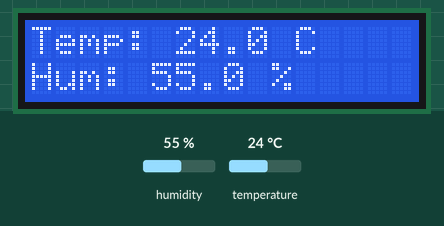
This sketch was run on a simulated ESP32. Shown: 16×2 character LCD. The inputs (shaded band) are chosen by the test bench; at power-on: humidity 55 %, temperature 24 °C. WiFi joins after 1.5 s; servers stay silent unless stated; no MQTT or app messages arrive unless stated; what the sketch prints to the serial monitor is not drawn.

Above: at 2.7 s.
2.8 s: humidity set to 22 %
At 17.0 s:
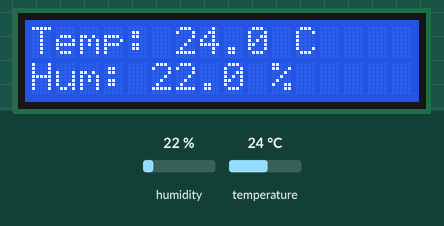
Timing chart, 0 to 18.5 s (numbered marks = the images above; inputs shaded):
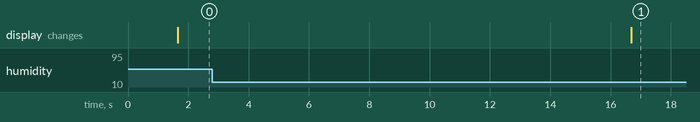

Measured:
- after the input at 2.8 s, the display: changes after 13.9 s (image 1)

The sketch:

Adafruit_IO_MQTT.ino
```cpp
#include <WiFi.h>
#include <PubSubClient.h>
#include "config.h"
#include <DHT.h>
#include <Wire.h>
#include <LiquidCrystal_I2C.h>

#define DHTPIN D1
#define DHTTYPE DHT22
DHT dht(DHTPIN, DHTTYPE);

LiquidCrystal_I2C lcd(0x27, 16, 2);

WiFiClient espClient;
PubSubClient client(espClient);

void setupWiFi() {
  Serial.print("Connecting to WiFi");
  WiFi.begin(WIFI_SSID, WIFI_PASSWORD);
  while (WiFi.status() != WL_CONNECTED) {
    delay(500);
    Serial.print(".");
  }
  Serial.println(" connected");
}

void reconnectMQTT() {

  while (!client.connected()) {
    Serial.print("Connecting to Adafruit IO...");
    if (client.connect(AIO_USERNAME, AIO_USERNAME, AIO_KEY)) {
      Serial.println(" connected");
    } else {
      Serial.print(" failed, rc=");
      Serial.print(client.state());
      Serial.println(" retrying in 5 seconds");
      delay(5000);
    }
  }
}

void setup() {

  Serial.begin(115200);
  dht.begin();
  lcd.init();
  lcd.backlight();
  setupWiFi();
  client.setServer(AIO_SERVER, AIO_SERVERPORT);
}

void loop() {

  if (!client.connected()) {
    reconnectMQTT();
  }
  client.loop();

  float humidity = dht.readHumidity();
  float temperature = dht.readTemperature();

  if (isnan(humidity) || isnan(temperature)) {
    Serial.println("Failed to read from DHT sensor!");
    lcd.clear();
    lcd.setCursor(0, 0);
    lcd.print("Sensor Error");
    delay(2000);
    return;
  }

  lcd.clear();
  lcd.setCursor(0, 0);
  lcd.print("Temp: ");
  lcd.print(temperature, 1);
  lcd.print(" C");

  lcd.setCursor(0, 1);
  lcd.print("Hum: ");
  lcd.print(humidity, 1);
  lcd.print(" %");

  // Publish to Adafruit IO feeds
  char tempStr[8], humStr[8];
  dtostrf(temperature, 1, 2, tempStr);
  dtostrf(humidity, 1, 2, humStr);

  if (client.publish(FEED_TEMPERATURE, tempStr)) {
    Serial.println("Published temperature: " + String(tempStr));
  } else {
    Serial.println("Publish temp failed");
  }

  if (client.publish(FEED_HUMIDITY, humStr)) {
    Serial.println("Published humidity: " + String(humStr));
  } else {
    Serial.println("Publish hum failed");
  }

  delay(15000); // 15 seconds delay
}
```

config.h
```cpp
#ifndef CONFIG_H
#define CONFIG_H

// WiFi credentials
#define WIFI_SSID "Prateek"
#define WIFI_PASSWORD "justdoelectronics@#12345"

// Adafruit IO MQTT credentials
#define AIO_SERVER      "io.adafruit.com"
#define AIO_SERVERPORT  1883
#define AIO_USERNAME    "xxxxxxxxxxx"
#define AIO_KEY         "aio_dhlR23NRZsNBvU"

// Feeds
#define FEED_TEMPERATURE "prateek710/feeds/temp"
#define FEED_HUMIDITY    "prateek710/feeds/humd"

#endif
```
